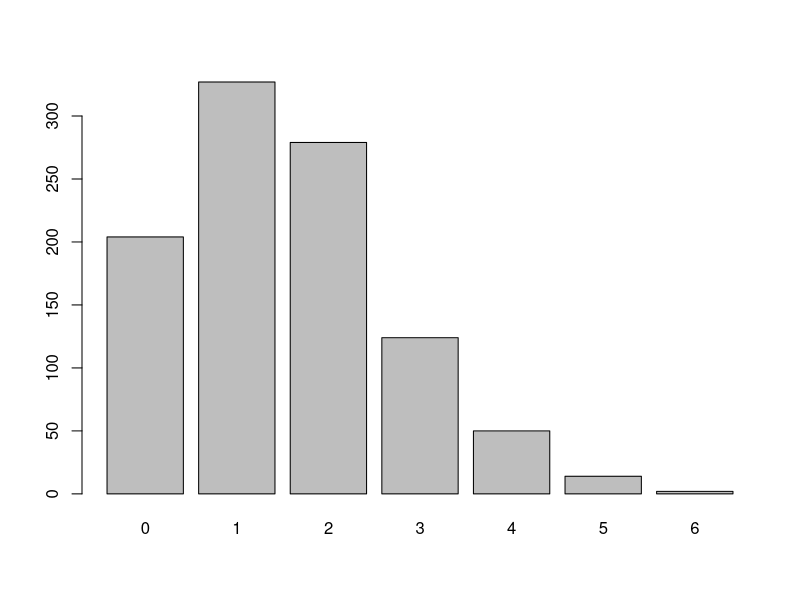

Recreate this plot in R. (Note: this script raises an error after producing the figure.)
#################################################################
##########          Siniestralidad Agregada            ##########
#################################################################

# El cálculo de la prima pura de siniestralidad depende de dos procesos
# - Numero de siniestros (frecuencia de reclamos): Nt
# - Coste medio de los siniestros: Yi

library(magrittr)

set.seed(12345)
n <- 1000 # tamaño de cartera
lambda <- 1.5 # siniestros promedio
u <- 1200 # media muestral
s <- 900 # varianza muestral
res <- rpois(n, lambda) # simulación siniestros sobre su cartera
res %>% table() %>% barplot()

# ux, s2x: valores obtenidos por datos historicos
# uy, s2y: parametros buscados para simulacion

par_log <- function(ux,s2x){
      s2y <- log((s2x+ux^2)/ux^2) # varianza
      uy <- (4*log(ux)-log(s2x+ux^2))/2 # media
      return(list(mu=uy,sigma2=s2y))
}

# Simulacion Log-Normal
mu_y <- par_log(1200,900)[[1]]
sigma2_y <- par_log(1200,900)[[2]]
# cuantia <- exp(qnorm(runif(1000), mean = mu_y, sd = sqrt(sigma2_y)))

# Siniestralidad


S <- mean(res)*mean(cuantia) # prima pura
